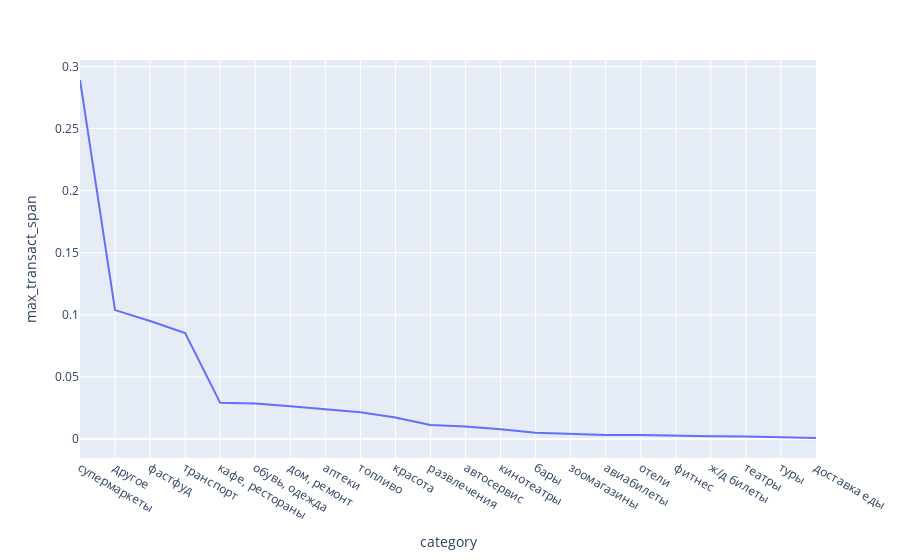

Notebook source saved alongside this figure:
### Code cell
px.line(data_frame=res_transact_diff.sort_values('max_transact_span', ascending=False), y='max_transact_span')

### Figure 1 — Plotly figure (JSON) as saved in the notebook; plotly's stock layout.template omitted (floating-point values rounded to 4 significant figures)
{"data": [{"hovertemplate": "category=%{x}<br>max_transact_span=%{y}<extra></extra>", "legendgroup": "", "line": {"color": "#636efa", "dash": "solid"}, "marker": {"symbol": "circle"}, "mode": "lines", "name": "", "orientation": "v", "showlegend": false, "type": "scatter", "x": ["супермаркеты", "другое", "фастфуд", "транспорт", "кафе, рестораны", "обувь, одежда", "дом, ремонт", "аптеки", "топливо", "красота", "развлечения", "автосервис", "кинотеатры", "бары", "зоомагазины", "авиабилеты", "отели", "фитнес", "ж/д билеты", "театры", "туры", "доставка еды"], "xaxis": "x", "y": [0.2892, 0.1038, 0.09499, 0.08528, 0.02905, 0.02864, 0.02637, 0.02377, 0.02156, 0.01731, 0.0113, 0.01005, 0.007875, 0.004941, 0.004031, 0.003139, 0.003131, 0.002421, 0.002083, 0.001872, 0.001477, 0.0006669], "yaxis": "y"}], "layout": {"legend": {"tracegroupgap": 0}, "margin": {"t": 60}, "xaxis": {"anchor": "y", "domain": [0, 1], "title": {"text": "category"}}, "yaxis": {"anchor": "x", "domain": [0, 1], "title": {"text": "max_transact_span"}}}}
